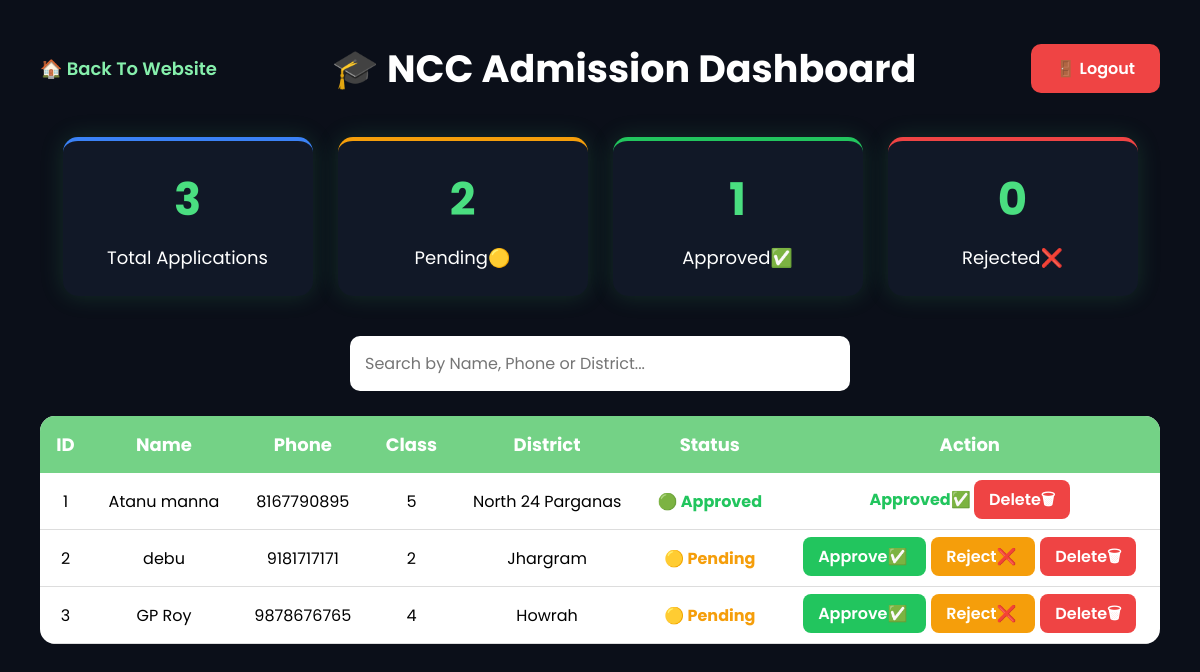
/admin (signed in), run on an earlier commit of the app's database.
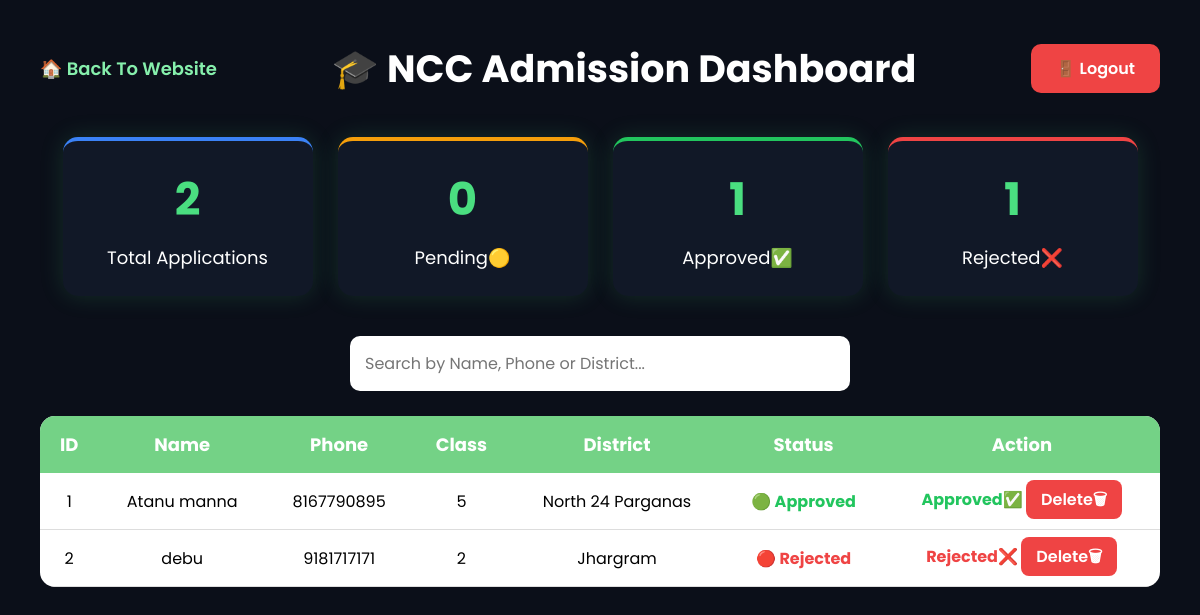
And on a later commit of the database.
### tables this page shows
CREATE TABLE students(
    id INTEGER PRIMARY KEY AUTOINCREMENT,
    name TEXT,
    phone TEXT,
    student_class TEXT,
    district TEXT
, status TEXT DEFAULT 'Pending');

### app.py (the view)
@app.route("/admin")
def admin():
    if "admin" not in session:
        return redirect("/login")
    conn = sqlite3.connect("admissions.db")
    cursor = conn.cursor()
    cursor.execute("SELECT * FROM students")
    students = cursor.fetchall()
    cursor.execute("SELECT COUNT(*) FROM students")
    total_students = cursor.fetchone()[0]
    cursor.execute("SELECT COUNT(*) FROM students WHERE status='Pending'")
    pending_students = cursor.fetchone()[0]
    cursor.execute("SELECT COUNT(*) FROM students WHERE status='Approved'")
    approved_students = cursor.fetchone()[0]
    cursor.execute("SELECT COUNT(*) FROM students WHERE status='Rejected'")
    rejected_students = cursor.fetchone()[0]
    conn.close()
    return render_template(
        "admin.html",
        students=students,
        total_students=total_students,
        pending_students=pending_students,
        approved_students=approved_students,
        rejected_students=rejected_students
    )

### templates/admin.html (shortened to what this page needs)
<!DOCTYPE html>
<html lang="en">
<head>
</head>
<body>
    <div class="admin-header">
    <a href="/" class="home-link">
        🏠 Back To Website
    </a>
    <h1>🎓 NCC Admission Dashboard</h1>
    <a href="/logout" class="logout-btn">
        🚪 Logout
    </a>
</div>
<div class="dashboard-cards">
    <div class="card">
        <h2>{{ total_students }}</h2>
        <p>Total Applications</p>
    </div>
    <div class="card">
        <h2>{{ pending_students }}</h2>
        <p>Pending🟡</p>
    </div>
    <div class="card">
        <h2>{{ approved_students }}</h2>
        <p>Approved✅</p>
    </div>
    <div class="card">
        <h2>{{ rejected_students }}</h2>
        <p>Rejected❌</p>
    </div>
</div>
    <input
    type="text"
    id="searchInput"
    placeholder="Search by Name, Phone or District..."
    class="search-box">
    <table id="studentTable">
        <tr>
            <th>ID</th>
            <th>Name</th>
            <th>Phone</th>
            <th>Class</th>
            <th>District</th>
            <th>Status</th>
            <th>Action</th>
        </tr>
        {% for student in students %}
        <tr>
            <td>{{ loop.index }}</td>
            <td>{{ student[1] }}</td>
            <td>{{ student[2] }}</td>
            <td>{{ student[3] }}</td>
            <td>{{ student[4] }}</td>
            <td>
{% if student[5] == "Approved" %}
    <span style="color:#22c55e;font-weight:bold;">
        🟢 Approved
    </span>
{% elif student[5] == "Rejected" %}
    <span style="color:#ef4444;font-weight:bold;">
        🔴 Rejected
    </span>
{% else %}
    <span style="color:#f59e0b;font-weight:bold;">
        🟡 Pending
    </span>
{% endif %}
</td>
<td>
{% if student[5] == "Pending" %}
    <a href="/approve/{{ student[0] }}" class="approve-btn">
        Approve✅
    </a>
    <a href="/reject/{{ student[0] }}" class="reject-btn">
        Reject❌
    </a>
{% elif student[5] == "Approved" %}
    <span style="color:#22c55e;font-weight:bold;">
        Approved✅
    </span>
{% elif student[5] == "Rejected" %}
    <span style="color:#ef4444;font-weight:bold;">
        Rejected❌
    </span>
{% endif %}
<a href="/delete/{{ student[0] }}"
class="delete-btn"
onclick="return confirm('Are you sure you want to delete this application?')">
    Delete🗑
</a>
</td>
        </tr>
        {% endfor %}
    </table>
</body>
</html>

### templates/admin.html (style rules this page uses)
* { margin:0; padding:0; box-sizing:border-box; font-family:'Poppins',sans-serif; }
body { background:#0b0f19; color:white; padding:40px; }
h1 { text-align:center; margin-bottom:30px; }
.dashboard-cards { display:flex; justify-content:center; gap:25px; margin-bottom:40px; flex-wrap:wrap; }
.card:nth-child(1) { border-top:4px solid #3b82f6; }
.card:nth-child(2) { border-top:4px solid #f59e0b; }
.card:nth-child(3) { border-top:4px solid #22c55e; }
.card:nth-child(4) { border-top:4px solid #ef4444; }
.card { background:#111827; padding:25px; width:250px; border-radius:15px; text-align:center; box-shadow:0 0 25px rgba(74,222,128,.15); }
.card h2 { color:#4ade80; font-size:45px; margin-bottom:10px; }
.card p { color:white; font-size:18px; }
.search-box { width:100%; max-width:500px; padding:15px; margin:0 auto 25px auto; display:block; border:none; border-radius:10px; font-size:16px; }
table { width:100%; border-collapse:collapse; background:white; color:black; border-radius:15px; overflow:hidden; }
th { background:#74d286; color:white; padding:15px; font-size:18px; }
td { padding:14px; text-align:center; border-bottom:1px solid #ddd; }
.delete-btn { background:#ef4444; color:white; padding:8px 15px; border-radius:8px; text-decoration:none; font-weight:600; }
.admin-header { display:flex; justify-content:space-between; align-items:center; margin-bottom:40px; }
.admin-header h1 { margin:0; color:white; font-size:38px; }
.home-link { color:#86efac; text-decoration:none; font-weight:600; font-size:18px; }
.logout-btn { background:#ef4444; color:white; text-decoration:none; padding:12px 25px; border-radius:10px; font-weight:600; }

What changed in the data, as far as the page shows it:
removed students: name "GP Roy", phone "9878676765", student_class "4", district "Howrah", status "🟡 Pending"
changed students "debu": status "🟡 Pending Approve✅ Reject❌" → "🔴 Rejected Rejected❌"
Also different on the page:
{{ total_students }}: "3" → "2"
{{ pending_students }}: "2" → "0"
{{ rejected_students }}: "0" → "1"
